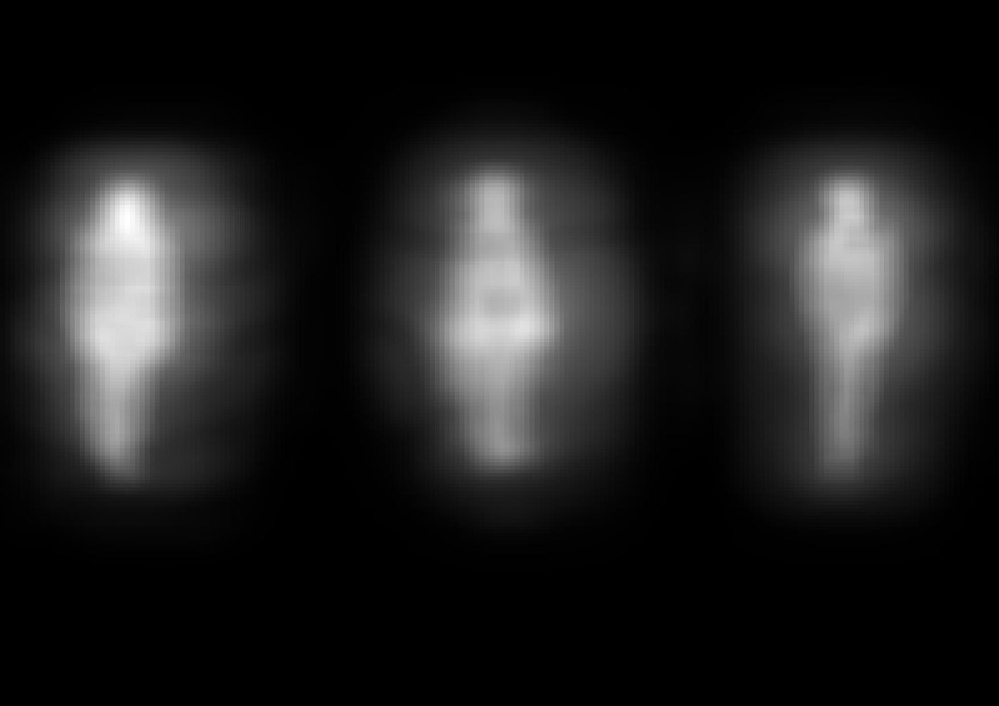
%> input picture Heat-Maps/Data/Set1/Heat Maps Rare/heatmap1_1.jpg, 999 x 706 px, shrunk from 1753 x 1240 before the run
$ octave --eval "result = AttentionSimpleGlobalRarity(imread('../../Heat-Maps/Data/Set1/Heat Maps Rare/heatmap1_1.jpg'));"   (GNU Octave 9; MATLAB toolbox functions it lacks are replaced by stand-ins)
%> lines starting %> are read from the running program, lines starting %| are printed output that depends on the picture; in (x1, y1, x2, y2) boxes, pixels count from 0 and x2, y2 are one past the last pixel; in counts of white or black regions, pixels touching at a corner belong together; the program's own positions count from 1
### Saliency Maps/AttentionSimpleGlobalRarity/SimpleGlobalRarity.m
function attention_map =SimpleGlobalRarity(I, quantification)
%> called with quantification = 16
% Author: Matei Mancas http://tcts.fpms.ac.be/attention
% Free for research purpose only
% If used, please reference my thesis from http://tcts.fpms.ac.be/~mancas
% This is not the main function, type >help AttentionSimpleGlobalRarity


% quantification of I
I = uint8(((double(I)-double(min(min(I))))./max(max(double(I))))*quantification);

% global probability for each grey level
P = (imhist(I)./numel(I))+eps;
%> P = 256 values, max 0.557 at index 1, min 2.22e-16 at index 18, mean 0.00391

% the histogram is computed on 256 levels, if quantification < 256, one may
% get rid of the unusefull bins
P(quantification+1:end)=[];

% attention map initialisation
attention_map = double(zeros(size(I)));

% attention map reconstruction
for i=0:(length(P)-1)
    % self-information computation
    attention(i+1) = -log(P(i+1)+0.000001);
    attention_map = attention_map + double(I==i).*double(attention(i+1));
end
%> this loop made 16 passes
%> pass 1, in SimpleGlobalRarity, `attention_map = attention_map + double(I==i).*double(attention(i+1));`:
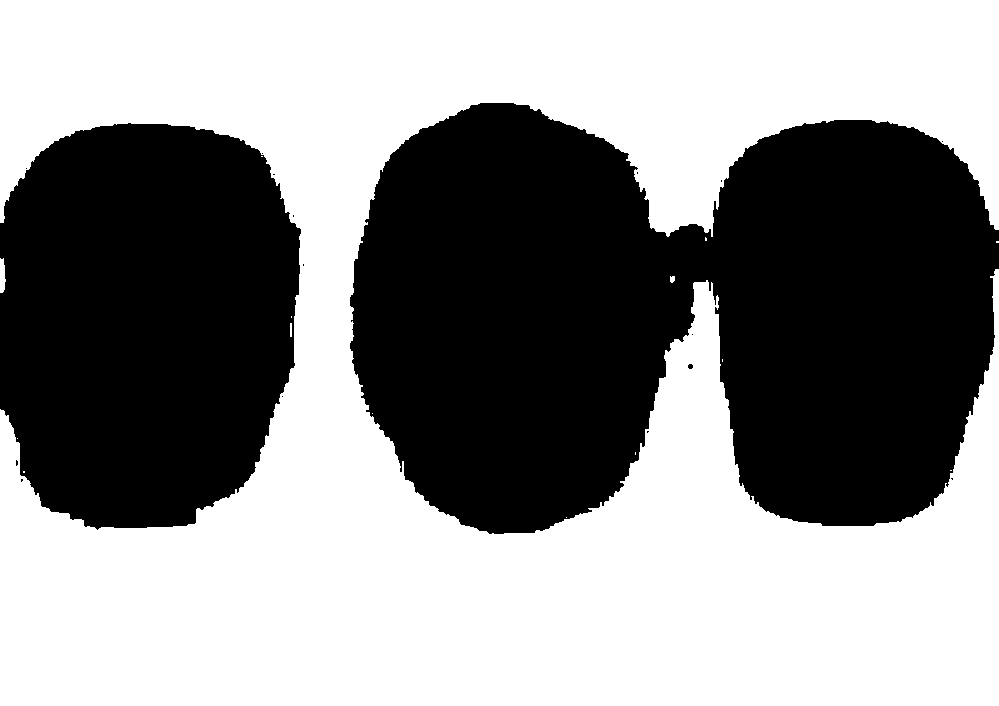
%> attention_map: size 706x999 double; values 0 (black) and 0.586 (white), 55.7% white; 17 black regions (14 under 20 px), largest, box (x1, y1, x2, y2) and area: (350, 103, 999, 534) 209960, (0, 123, 301, 530) 102758, (688, 364, 693, 369) 21
%> after the loop:
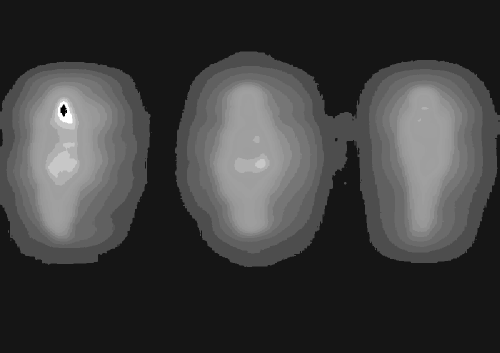
%> attention_map: size 706x999 double (shown at 1/2 size); min 0, max 6.88, mean 1.69; drawn with min black and max white
%> after the loop, attention = [0.586 2.09 2.62 2.89 3.19 3.56 3.89 4.11 4.2 4.27 4.32 4.26 4.31 4.76 5.39 6.88]

### Saliency Maps/AttentionSimpleGlobalRarity/AttentionSimpleGlobalRarity.m
function attention_map = AttentionSimpleGlobalRarity(I)
% This is a very simple global rarity based attention algorithm. It does
% not take into account any local information
% Author: Matei Mancas http://tcts.fpms.ac.be/attention
% Free for research purpose only
% If used, please reference my thesis from http://tcts.fpms.ac.be/~mancas
% This is the main function
% output: attention_map (2D matrix)
% input: image I (used after Matlab imread() function = 2D or 3D matrix)
% Example :
% >I=imread('autumn.tif');
% >attention_map = AttentionSimpleGlobalRarity(I)
% >figure,imshow(I), title('original')
% >figure,imshow(attention_map), title('simple global rarity attention map')

%parameters
quantification = 16; % quantification: number of bins for rarity counting
win_size = 3; % neighbourhood size


% if grey-level
if size(I,3)==1
    % mean and standard deviation (low and high frequencies) are both
    % considered
    attention_map = (SimpleGlobalRarity(imfilter(I,ones(win_size)/9,'symmetric'), quantification) + SimpleGlobalRarity(stdfilt(I, ones(win_size)), quantification))/2;
%> call 2 of SimpleGlobalRarity, with quantification = 16
%> in SimpleGlobalRarity (call 2), `I = uint8(((double(I)-double(min(min(I))))./max(max(double(I))))*quant..`:
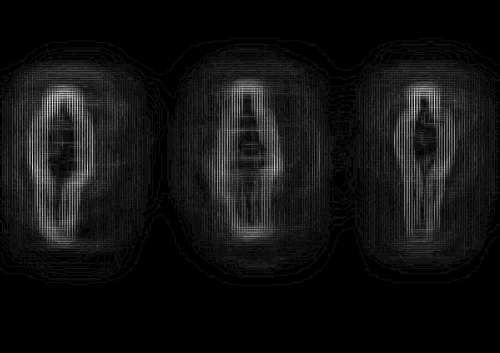
%> I: size 706x999 uint8 (shown at 1/2 size); min 0, max 16, mean 1.12; drawn with min black and max white
%> in SimpleGlobalRarity (call 2), `P = (imhist(I)./numel(I))+eps;`: P = 256 values, max 0.496 at index 1, min 2.22e-16 at index 18, mean 0.00391
%> the loop in SimpleGlobalRarity (call 2), `for i=0:(length(P)-1)` made 16 passes
%> pass 3, in SimpleGlobalRarity (call 2), `attention_map = attention_map + double(I==i).*double(attention(i+1));`:
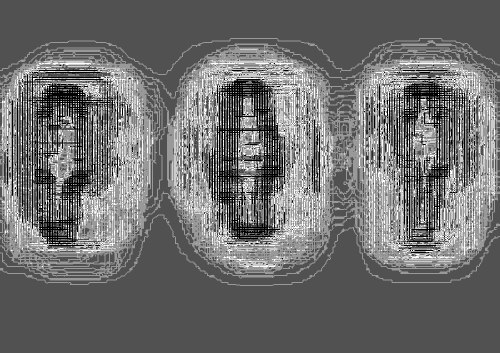
%> attention_map: size 706x999 double (shown at 1/2 size); min 0, max 2.19, mean 0.946; drawn with min black and max white
%> after the loop in SimpleGlobalRarity (call 2), `for i=0:(length(P)-1)`:
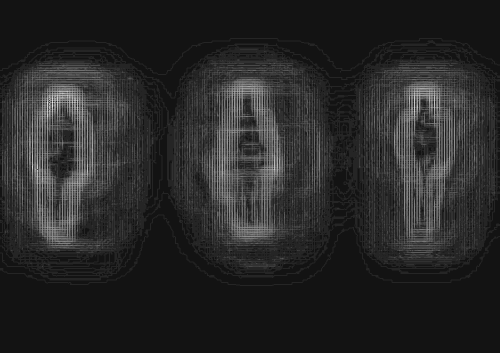
%> attention_map: size 706x999 double (shown at 1/2 size); min 0, max 9.06, mean 1.44; drawn with min black and max white
%> after the loop in SimpleGlobalRarity (call 2), `for i=0:(length(P)-1)`: attention = [0.701 1.32 2.19 3.06 3.66 4.31 4.78 4.81 4.95 5.21 5.53 6.03 6.53 7.16 7.9 9.06]
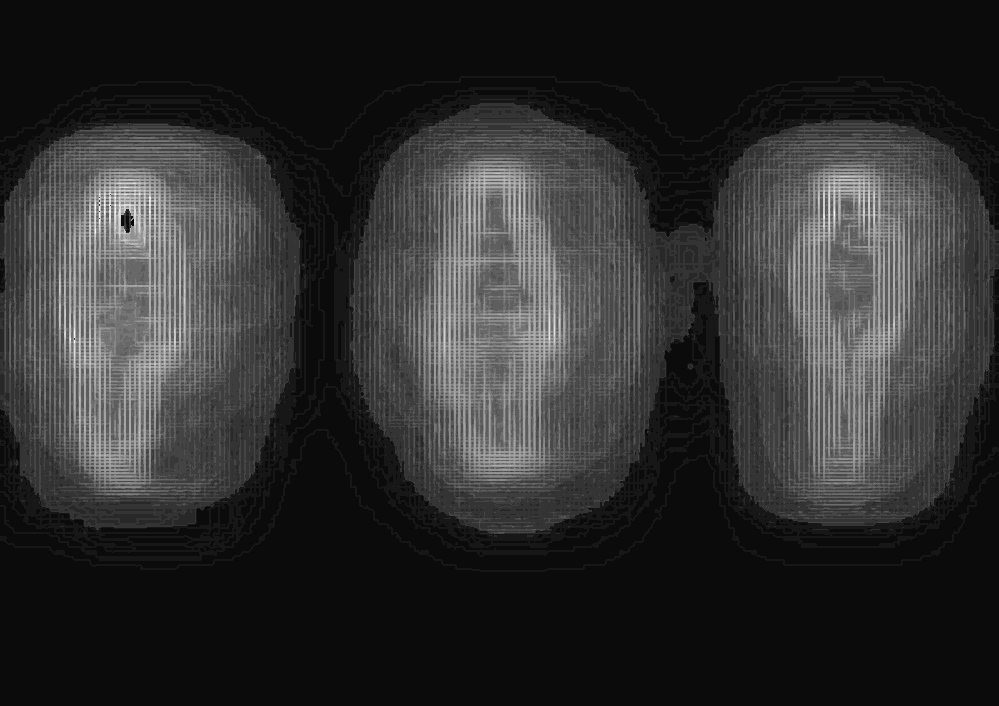
%> attention_map: size 706x999 double; min 0.351, max 6.91, mean 1.56; drawn with min black and max white
    attention_map = (double(attention_map)-double(min(min(attention_map))))./double(max(max(attention_map)));
end

% if colour image
if size(I,3)>1

    %opponent colour system
    II=rgb2ycbcr(I);
    I1=II(:,:,1);
    I2=abs(I1-I(:,:,3))+abs(I(:,:,3)-I1);
    I3=abs(I(:,:,1)-I(:,:,2))+abs(I(:,:,2)-I(:,:,1));

    % mean and standard deviation global rarities are computed on the three
    % colour components
    attention_map1 = (SimpleGlobalRarity(imfilter(I1,ones(win_size)/9,'symmetric'), quantification) + SimpleGlobalRarity(stdfilt(I1,ones(win_size)), quantification))/2;
    attention_map2 = (SimpleGlobalRarity(imfilter(I2,ones(win_size)/9,'symmetric'), quantification) + SimpleGlobalRarity(stdfilt(I2,ones(win_size)), quantification))/2;
    attention_map3 = (SimpleGlobalRarity(imfilter(I3,ones(win_size)/9,'symmetric'), quantification) + SimpleGlobalRarity(stdfilt(I3,ones(win_size)), quantification))/2;

    % the maximum of the three components is finally used
    attention_map = double(max(max(attention_map1,attention_map2),attention_map3));
    attention_map = (double(attention_map)-double(min(min(attention_map))))./double(max(max(attention_map)));
end

$ run again, on Heat-Maps/Data/Set1/Heat Maps Rare/heatmap1_3.jpg
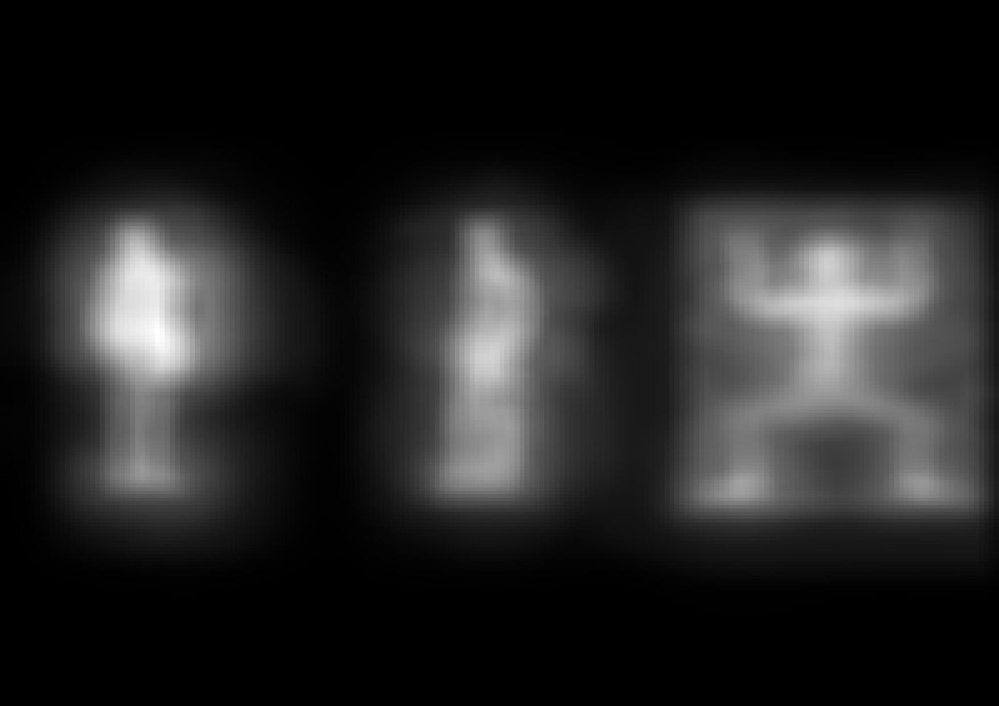
%> input picture Heat-Maps/Data/Set1/Heat Maps Rare/heatmap1_3.jpg, 999 x 706 px, shrunk from 1753 x 1240 before the run
%> P = 256 values, max 0.5 at index 1, min 2.22e-16 at index 18, mean 0.00391
%> after the loop in SimpleGlobalRarity, `for i=0:(length(P)-1)`:
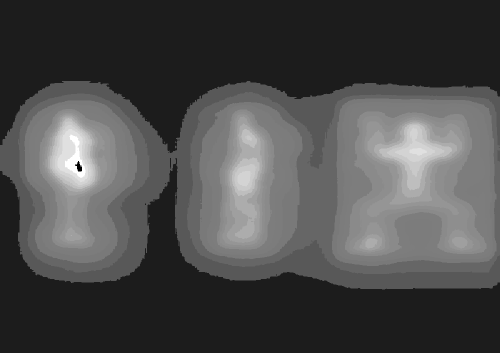
%> attention_map: size 706x999 double (shown at 1/2 size); min 0, max 6.23, mean 1.85; drawn with min black and max white
%> after the loop in SimpleGlobalRarity, `for i=0:(length(P)-1)`: attention = [0.692 2.15 2.49 2.98 3.04 3.07 3.38 3.48 3.64 3.91 4.2 4.64 4.91 5.16 5.48 6.23]
%> in AttentionSimpleGlobalRarity, `attention_map = (SimpleGlobalRarity(imfilter(I,ones(win_size)/9,'symme..`:
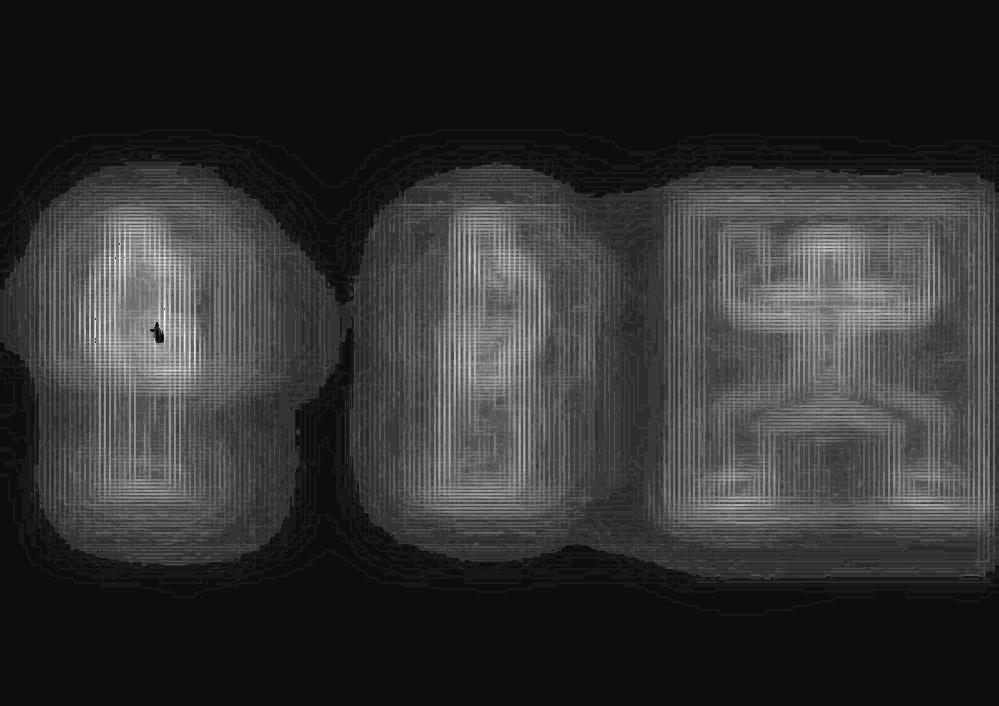
%> attention_map: size 706x999 double; min 0.381, max 7.16, mean 1.7; drawn with min black and max white

$ run again, on Heat-Maps/Data/Set1/Heat Maps Rare/heatmap1_4.jpg
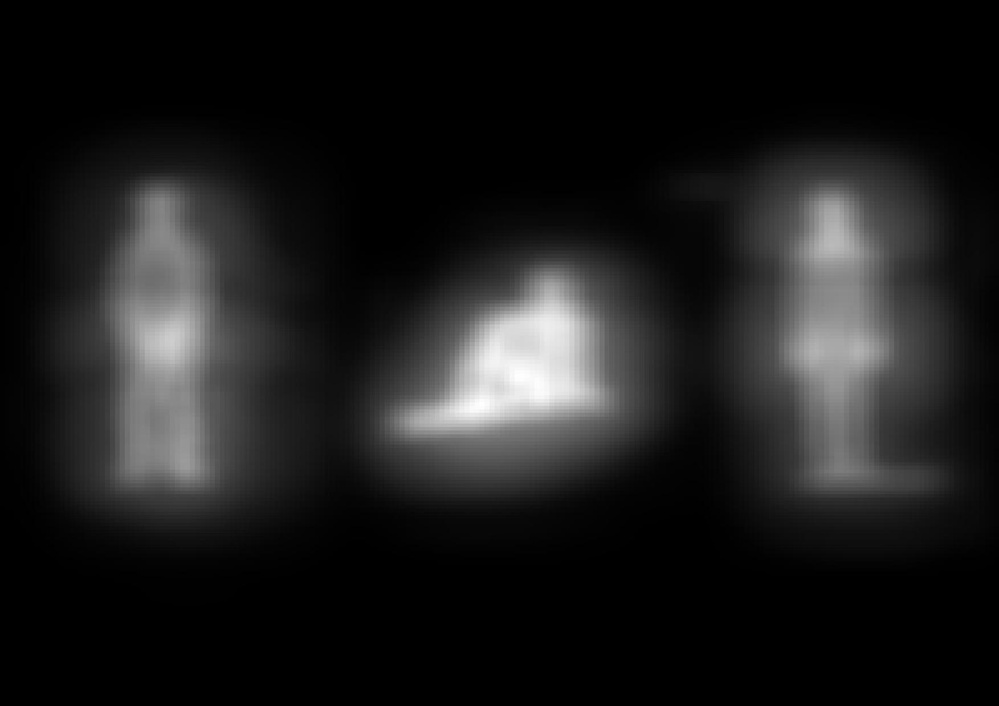
%> input picture Heat-Maps/Data/Set1/Heat Maps Rare/heatmap1_4.jpg, 999 x 706 px, shrunk from 1753 x 1240 before the run
%> P = 256 values, max 0.555 at index 1, min 2.22e-16 at index 18, mean 0.00391
%> after the loop in SimpleGlobalRarity, `for i=0:(length(P)-1)`:
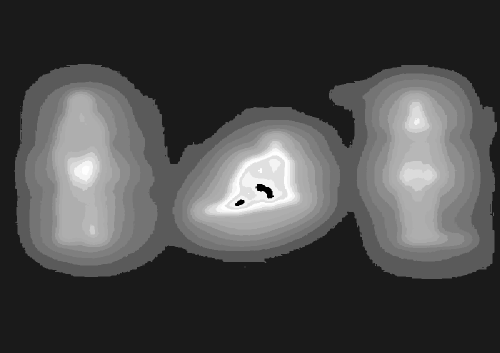
%> attention_map: size 706x999 double (shown at 1/2 size); min 0, max 5.73, mean 1.66; drawn with min black and max white
%> after the loop in SimpleGlobalRarity, `for i=0:(length(P)-1)`: attention = [0.59 2.02 2.62 2.86 3.18 3.58 3.83 3.91 3.92 4.11 4.65 4.92 5.48 5.73 5.04 5.49]
%> in AttentionSimpleGlobalRarity, `attention_map = (SimpleGlobalRarity(imfilter(I,ones(win_size)/9,'symme..`:
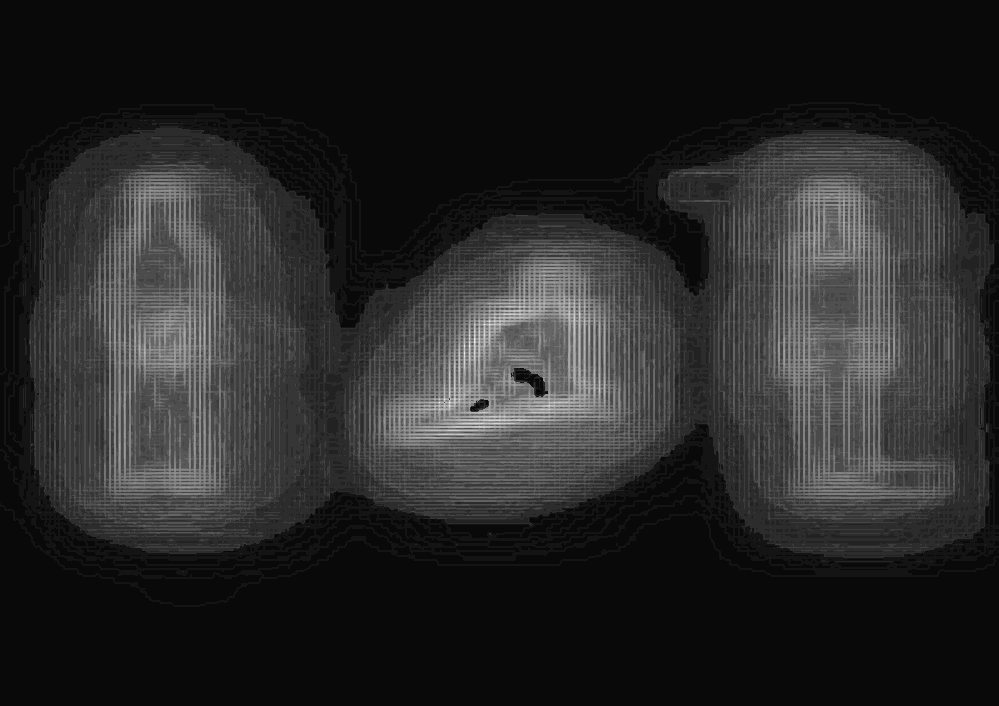
%> attention_map: size 706x999 double; min 0.339, max 7.91, mean 1.53; drawn with min black and max white
